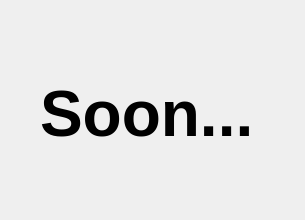
<?xml version="1.0" encoding="UTF-8"?>
<ui version="4.0">
 <class>Soon</class>
 <widget class="QDialog" name="Soon">
  <property name="geometry">
   <rect>
    <x>0</x>
    <y>0</y>
    <width>305</width>
    <height>220</height>
   </rect>
  </property>
  <property name="windowTitle">
   <string>Dialog</string>
  </property>
  <widget class="QLabel" name="label">
   <property name="geometry">
    <rect>
     <x>40</x>
     <y>50</y>
     <width>261</width>
     <height>131</height>
    </rect>
   </property>
   <property name="text">
    <string>&lt;html&gt;&lt;head/&gt;&lt;body&gt;&lt;p&gt;&lt;span style=&quot; font-size:48pt; font-weight:600;&quot;&gt;Soon...&lt;/span&gt;&lt;/p&gt;&lt;/body&gt;&lt;/html&gt;</string>
   </property>
  </widget>
 </widget>
 <resources/>
 <connections/>
</ui>
